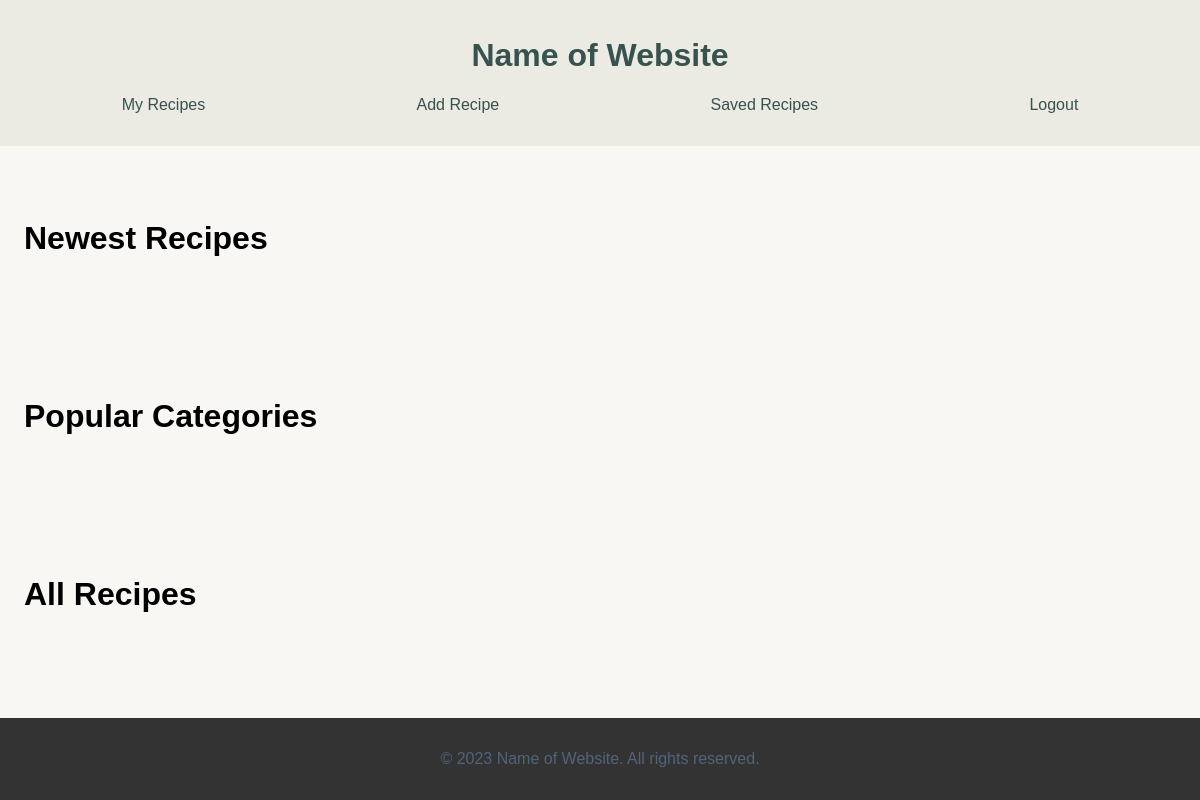
/ (signed in), run on an earlier commit of the app's database.
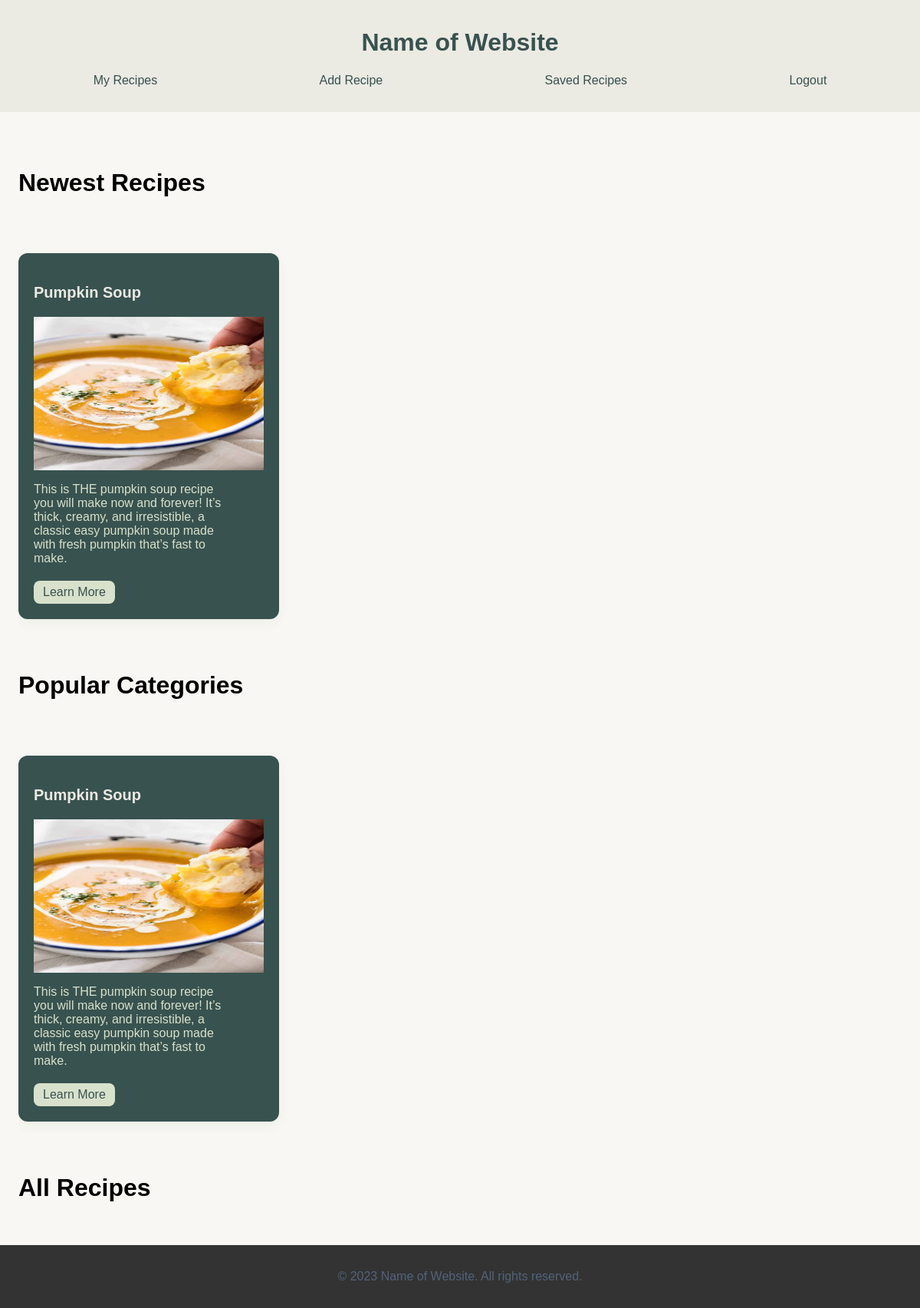
And on a later commit of the database.
### recipemain/model.py (models this page shows)
class Recipe(db.Model):
    id = db.Column(db.Integer, default=lambda: uuid.uuid4().int >> (128 - 32), primary_key=True)
    title = db.Column(db.String(64), nullable=False)
    description = db.Column(db.Text, nullable=False)
    time = db.Column(db.Integer, nullable=False) # seconds
    persons = db.Column(db.Integer, nullable=False)
    is_saved = db.Column(db.Boolean, default=False)
    user_id = db.Column(db.Integer, db.ForeignKey("user.id"), default=lambda: uuid.uuid4().int >> (128 - 32), nullable=False)
    user = db.relationship('User', back_populates='recipes')
    ingredients = db.relationship('Ingredient', back_populates='recipe')
    q_ingredients = db.relationship('Q_Ingredient', back_populates='recipe')
    steps = db.relationship('Step', back_populates='recipe')
    ratings = db.relationship('Rating', back_populates='recipe')
    photos = db.relationship('Photo', back_populates='recipe')

class Photo(db.Model):
    id = db.Column(db.Integer, default=lambda: uuid.uuid4().int >> (128 - 32), primary_key=True)
    recipe_id = db.Column(db.Integer, db.ForeignKey("recipe.id"), default=lambda: uuid.uuid4().int >> (128 - 32), nullable=False)
    recipe = db.relationship('Recipe', back_populates='photos')
    user_id = db.Column(db.Integer, db.ForeignKey("user.id"), default=lambda: uuid.uuid4().int >> (128 - 32), nullable=False)
    user = db.relationship('User', back_populates='photos')
    file_extension = db.Column(db.String(8), nullable=False)

### recipemain/main.py (the view)
@bp.route("/")
@flask_login.login_required
def index():
    return render_template("main/index.html", recipes=model.Recipe.query.all(), photos=model.Photo.query.all())

### recipemain/__init__.py (called while the page is built)
def create_app(test_config=None):
    app = Flask(__name__)
    app.config["SECRET_KEY"] = "93220d9b340cf9a6c39bac99cce7daf220167498f91fa"
    app.config["SQLALCHEMY_DATABASE_URI"] = "sqlite:///recipemain.db"
    migrate = Migrate(app, db)
    login_manager = LoginManager()
    login_manager.login_view = 'auth.login'
    login_manager.init_app(app)
    from . import model
    @login_manager.user_loader
    def load_user(user_id):
        return db.session.get(model.User, int(user_id))
    from . import main
    from . import auth
    db.init_app(app)
    app.register_blueprint(auth.bp)
    app.register_blueprint(main.bp)
    return app

### recipemain/templates/main/index.html (shortened to what this page needs)
<body>
    {% extends 'base.html' %}
    {% block content %}
        <div id="index-body">
            <section id="recipes">
                <h2>Newest Recipes</h2>
                {% include 'newest_recipes.html' %}
            </section>
            <section id="popular-categories">
                <h2>Popular Categories</h2>
                {% include 'popular_categories.html' %}
            </section>
            <section id="all-recipes">
                <h2>All Recipes</h2>
                {% include 'all_recipes.html' %}
            </section>
        </div>
    {% endblock %}

### recipemain/templates/base.html (shortened to what this page needs)
<!DOCTYPE html>
<html lang="en">
<head>
    <link rel="stylesheet" href="../static/styles.css">
</head>
<body>
    <header>
        <h1>Name of Website</h1>
        <nav>
            <ul>
                <li><a href="{{ url_for('main.my_recipes') }}">My Recipes</a></li>
                {% if current_user.is_authenticated: %}
                <li><a href="{{ url_for('main.new_recipe') }}">Add Recipe</a></li>
                <li><a href="{{ url_for('main.saved_recipes') }}">Saved Recipes</a></li>
                <li><a href="{{ url_for('auth.logout') }}">Logout</a></li>
                {% else %}
                    <li><a href="{{ url_for('auth.login') }}">Login</a></li>
                {% endif %}
            </ul>
        </nav>
    </header>
    <main>
        <section class="content">
            {% block content %}{% endblock %}
        </section>
    </main>
    <footer>
        <p>&copy; 2023 Name of Website. All rights reserved.</p>
    </footer>
</body>
</html>

### recipemain/templates/newest_recipes.html
<div class="container">
    <ul class="cards">
        {% for recipe in recipes %}
            {% include 'recipe_template.html' %}
        {% endfor %}
    </ul>
</div>

### recipemain/templates/recipe_template.html
<li class="card">
    <div>
        <h3 class="card-title">{{ recipe.title }}</h3>
        <div class="card-content">
            {% if recipe.photos %}
            {% set photo = recipe.photos[0] %}
            <img class="card-image" src="{{ url_for('static', filename='photos/photo-' ~ photo.id ~ '.' ~ photo.file_extension) }}" width="300" height="200">
            {% endif %}
            <p>{{ recipe.description }}</p>
        </div>
    </div>
    <div class="card-link-wrapper">
        <a href="{{ url_for('main.recipe', recipe_id=recipe.id|string) }}" class="card-link">Learn More</a>
    </div>
</li>

### recipemain/templates/popular_categories.html
<div class="container">
    <ul class="cards">
        {% for recipe in recipes %}
            {% include 'recipe_template.html' %}
        {% endfor %}
    </ul>
</div>

### recipemain/templates/all_recipes.html (shortened to what this page needs)
<!DOCTYPE html>
<html>
<head>
</head>
<body>
</body>
</html>

### recipemain/static/styles.css (style rules this page uses)
:root { --red: #ef233c; --darkred: #c00424; --platinum: #e5e5e5; --black: #2b2d42; --white: #52637A; --thumb: #edf2f4; --base-beige: #ebeae3; --base-white: #f8f7f4; --base-dark: #232628; --accent-dark-green: #38524f; --accent-light-green: #d8e1cc; --accent-sage-green: #38514f; --fill: gold; --fillbg: rgba(100, 100, 100, 0.15); --dir: right; --stars: 5; --starsize: 3rem; --symbol: var(--star); --value: 1; --x: calc(100% * (var(--value) / var(--stars))); }
body { font-family: Arial, sans-serif; min-height: 100vh; display: flex; flex-direction: column; margin: 0; padding: 0; background-color: var(--base-white); }
main { flex: 1 }
footer { margin-top: auto; }
header { background-color: var(--base-beige); color: var(--accent-dark-green); padding: 1rem; text-align: center; border: 10px !important; border-color: var(--accent-sage-green) !important; }
nav ul { display: flex; justify-content: space-around; list-style-type: none; padding: 0; }
nav a { color: var(--accent-sage-green); text-decoration: none; }
main { padding: 2rem; }
main { margin: 0; padding: 0; }
.content { justify-content: center; max-width: 100%; margin: 0 auto; box-sizing: border-box; overflow: auto; }
footer { background-color: #333; color: #52637A; padding: 1rem; text-align: center; }
:root { --red: #ef233c; --darkred: #c00424; --platinum: #e5e5e5; --black: #2b2d42; --white: #52637A; --thumb: #edf2f4; --base-beige: #ebeae3; --base-white: #f8f7f4; --accent-dark-green: #38524f; --accent-light-green: #d8e1cc; --accent-muted-light-green: #d8e1cc54; --accent-sage-green: #38514f; }
.container { width: 100%; overflow: hidden; }
h2 { font-size: 32px; margin-bottom: 1em; }
.cards { display: flex; padding: 25px 0px; list-style: none; overflow-x: scroll; scroll-snap-type: x mandatory; }
.card { display: flex; flex-direction: column; padding: 20px; background: var(--accent-dark-green); border-radius: 12px; box-shadow: 0 5px 15px var(--accent-muted-light-green); scroll-snap-align: start; transition: all 0.2s; }
.card .card-title { font-size: 20px; color: var(--base-beige); }
.card .card-content { margin: 20px 0; max-width: 85%; }
.card-content p { color: var(--accent-light-green); }
.card .card-link-wrapper { margin-top: auto; }
.card .card-link { display: inline-block; text-decoration: none; color: var(--accent-sage-green); background: var(--accent-light-green); padding: 6px 12px; border-radius: 8px; transition: background 0.2s; }
@media (min-width: 500px) { .card { flex-basis: calc(50% - 10px); } }
@media (min-width: 700px) { .card { flex-basis: calc(calc(100% / 3) - 20px); } }
@media (min-width: 1100px) { .card { flex-basis: calc(25% - 30px); } }
#index-body { background-color: var(--base-white); padding: 2%; margin-top: 2%; }

What changed in the data, as far as the page shows it:
added Recipe: title "Pumpkin Soup", file_extension (picture), description "This is THE pumpkin soup recipe you will make now and forever! It’s thick, creamy, and irresistible, a classic easy pumpkin soup made with fresh pumpkin that’s fast to make."
